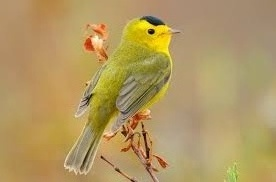
#> input picture Programming with machine learning/OpenCV/Creating black and white (binary) images/bird4.jpg, 276 x 182 px
$ python main.py
#> lines starting #> are read from the running program, lines starting #| are printed output that depends on the picture; after the words box and inside, x2 and y2 are one past the last pixel; in counts of white or black regions, pixels touching at a corner belong together
#Import OpenCV
import cv2

# Using cv2.imread() method to read the file specified.
# Image provided by @pink1unicorn on Freepik.com
img = cv2.imread("bird4.jpg")
#> img is the input picture: shape (182, 276, 3); mean B, G, R 97.5, 152, 177.5
# Convert the colour image to grayscale first
img = cv2.cvtColor(img,cv2.COLOR_BGR2GRAY)
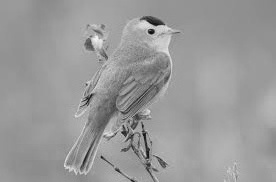
#> img: shape (182, 276); min 11, max 244, mean 153.4

# Convert the image to black and white using a threshold of 127.
ret, bw = cv2.threshold(img, 127, 255, cv2.THRESH_BINARY)
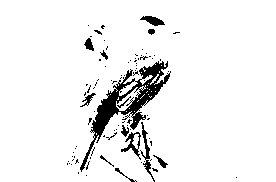
#> bw: shape (182, 276); 93.6% white; 91 black regions (78 under 20 px), largest, box (x1, y1, x2, y2) and area: (80, 61, 171, 172) 2013, (140, 122, 155, 182) 198, (121, 132, 141, 160) 172
# Display the original image
cv2.imshow("Black and white dog", bw)
# Waits for user to press any key
cv2.waitKey(0)

# Convert the image to inverted black and white using a threshold of 127
ret, bw_inv = cv2.threshold(img, 127, 255, cv2.THRESH_BINARY_INV)
# Display the original image
cv2.imshow("Inverted black and white dog", bw_inv)
# Waits for user to press any key
cv2.waitKey(0)

# Convert the image to black and white using a threshold of 50
ret, bw_low_thresh = cv2.threshold(img, 50, 255, cv2.THRESH_BINARY)
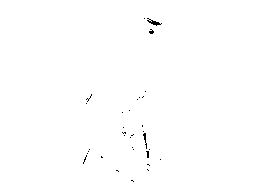
#> bw_low_thresh: shape (182, 276); 99.7% white; black in thin lines or dots, all inside (x1, y1, x2, y2) = (83, 18, 162, 182)
# Display the original image
cv2.imshow("Black and white dog, with low threshold", bw_low_thresh)
# Waits for user to press any key
cv2.waitKey(0)

# Convert the image to black and white using a threshold of 200
ret, bw_high_thresh = cv2.threshold(img, 200, 255, cv2.THRESH_BINARY)
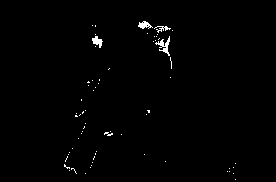
#> bw_high_thresh: shape (182, 276); 0.86% white in thin lines or dots, all inside (x1, y1, x2, y2) = (64, 21, 236, 180)
# Display the original image
cv2.imshow("Black and white dog, with high threshold", bw_high_thresh)
# Waits for user to press any key
cv2.waitKey(0)
